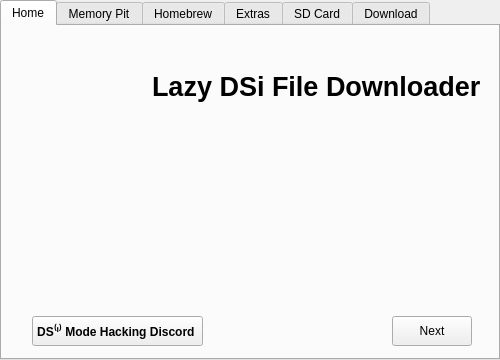
<?xml version="1.0" encoding="UTF-8"?>
<ui version="4.0">
 <class>MainWindow</class>
 <widget class="QWidget" name="MainWindow">
  <property name="geometry">
   <rect>
    <x>0</x>
    <y>0</y>
    <width>500</width>
    <height>360</height>
   </rect>
  </property>
  <property name="windowTitle">
   <string>Lazy DSi File Downloader</string>
  </property>
  <widget class="QTabWidget" name="tabWidget">
   <property name="enabled">
    <bool>true</bool>
   </property>
   <property name="geometry">
    <rect>
     <x>0</x>
     <y>0</y>
     <width>500</width>
     <height>360</height>
    </rect>
   </property>
   <property name="currentIndex">
    <number>0</number>
   </property>
   <property name="usesScrollButtons">
    <bool>false</bool>
   </property>
   <property name="tabsClosable">
    <bool>false</bool>
   </property>
   <property name="tabBarAutoHide">
    <bool>false</bool>
   </property>
   <widget class="QWidget" name="Home">
    <attribute name="title">
     <string>Home</string>
    </attribute>
    <widget class="QPushButton" name="next_page0">
     <property name="geometry">
      <rect>
       <x>390</x>
       <y>290</y>
       <width>80</width>
       <height>30</height>
      </rect>
     </property>
     <property name="text">
      <string>Next</string>
     </property>
    </widget>
    <widget class="QLabel" name="label">
     <property name="geometry">
      <rect>
       <x>20</x>
       <y>10</y>
       <width>301</width>
       <height>251</height>
      </rect>
     </property>
     <property name="text">
      <string>&lt;html&gt;&lt;head/&gt;&lt;body&gt;&lt;p&gt;&lt;img src=&quot;:/lazy-icon/assets/files/photos/lazy_300x300.png&quot;/&gt;&lt;/p&gt;&lt;/body&gt;&lt;/html&gt;</string>
     </property>
    </widget>
    <widget class="QLabel" name="HomeLabel">
     <property name="geometry">
      <rect>
       <x>150</x>
       <y>40</y>
       <width>331</width>
       <height>41</height>
      </rect>
     </property>
     <property name="font">
      <font>
       <pointsize>20</pointsize>
       <bold>true</bold>
      </font>
     </property>
     <property name="text">
      <string>Lazy DSi File Downloader</string>
     </property>
    </widget>
    <widget class="QPushButton" name="DiscordButton">
     <property name="geometry">
      <rect>
       <x>30</x>
       <y>290</y>
       <width>171</width>
       <height>30</height>
      </rect>
     </property>
     <property name="font">
      <font>
       <bold>true</bold>
      </font>
     </property>
     <property name="text">
      <string>DS⁽ⁱ⁾ Mode Hacking Discord </string>
     </property>
    </widget>
   </widget>
   <widget class="QWidget" name="memory_pit">
    <attribute name="title">
     <string>Memory Pit</string>
    </attribute>
    <widget class="QPushButton" name="next_page1">
     <property name="geometry">
      <rect>
       <x>390</x>
       <y>290</y>
       <width>80</width>
       <height>30</height>
      </rect>
     </property>
     <property name="text">
      <string>Next</string>
     </property>
    </widget>
    <widget class="QPushButton" name="previous_page0">
     <property name="geometry">
      <rect>
       <x>30</x>
       <y>290</y>
       <width>80</width>
       <height>30</height>
      </rect>
     </property>
     <property name="text">
      <string>Previous</string>
     </property>
    </widget>
    <widget class="QCheckBox" name="MemoryPitCheckBox">
     <property name="geometry">
      <rect>
       <x>20</x>
       <y>80</y>
       <width>231</width>
       <height>20</height>
      </rect>
     </property>
     <property name="font">
      <font>
       <pointsize>14</pointsize>
      </font>
     </property>
     <property name="text">
      <string>Download Memory Pit?</string>
     </property>
     <property name="checked">
      <bool>true</bool>
     </property>
    </widget>
    <widget class="QComboBox" name="fwComboBox">
     <property name="geometry">
      <rect>
       <x>20</x>
       <y>140</y>
       <width>311</width>
       <height>31</height>
      </rect>
     </property>
     <property name="font">
      <font>
       <pointsize>14</pointsize>
      </font>
     </property>
     <property name="currentIndex">
      <number>0</number>
     </property>
     <item>
      <property name="text">
       <string>1.0 - 1.3 (USA, EUR, AUS, JPN)</string>
      </property>
     </item>
     <item>
      <property name="text">
       <string>1.4 - 1.4.5 (USA, EUR, AUS, JPN)</string>
      </property>
     </item>
     <item>
      <property name="text">
       <string>All versions (KOR, CHN)</string>
      </property>
     </item>
    </widget>
    <widget class="QLabel" name="memorypitlabel">
     <property name="geometry">
      <rect>
       <x>20</x>
       <y>105</y>
       <width>301</width>
       <height>31</height>
      </rect>
     </property>
     <property name="font">
      <font>
       <pointsize>14</pointsize>
      </font>
     </property>
     <property name="text">
      <string>Select DSi Firmware + Region : </string>
     </property>
    </widget>
   </widget>
   <widget class="QWidget" name="homebrew">
    <attribute name="title">
     <string>Homebrew</string>
    </attribute>
    <widget class="QPushButton" name="next_page2">
     <property name="geometry">
      <rect>
       <x>390</x>
       <y>290</y>
       <width>80</width>
       <height>30</height>
      </rect>
     </property>
     <property name="text">
      <string>Next</string>
     </property>
    </widget>
    <widget class="QPushButton" name="previous_page1">
     <property name="geometry">
      <rect>
       <x>30</x>
       <y>290</y>
       <width>80</width>
       <height>30</height>
      </rect>
     </property>
     <property name="text">
      <string>Previous</string>
     </property>
    </widget>
    <widget class="QCheckBox" name="TWLMenuCheckBox">
     <property name="geometry">
      <rect>
       <x>30</x>
       <y>20</y>
       <width>381</width>
       <height>31</height>
      </rect>
     </property>
     <property name="font">
      <font>
       <pointsize>14</pointsize>
      </font>
     </property>
     <property name="text">
      <string>Download / Update TWiLight Menu ++?</string>
     </property>
     <property name="checked">
      <bool>true</bool>
     </property>
    </widget>
    <widget class="QCheckBox" name="dumpToolCheckBox">
     <property name="geometry">
      <rect>
       <x>30</x>
       <y>60</y>
       <width>381</width>
       <height>31</height>
      </rect>
     </property>
     <property name="font">
      <font>
       <pointsize>14</pointsize>
      </font>
     </property>
     <property name="text">
      <string>Download / Update dumpTool?</string>
     </property>
     <property name="checked">
      <bool>true</bool>
     </property>
    </widget>
    <widget class="QCheckBox" name="UnlaunchCheckBox">
     <property name="geometry">
      <rect>
       <x>30</x>
       <y>100</y>
       <width>381</width>
       <height>31</height>
      </rect>
     </property>
     <property name="font">
      <font>
       <pointsize>14</pointsize>
      </font>
     </property>
     <property name="text">
      <string>Download Unlaunch?</string>
     </property>
     <property name="checked">
      <bool>true</bool>
     </property>
    </widget>
    <widget class="Line" name="line">
     <property name="geometry">
      <rect>
       <x>0</x>
       <y>140</y>
       <width>501</width>
       <height>16</height>
      </rect>
     </property>
     <property name="orientation">
      <enum>Qt::Horizontal</enum>
     </property>
    </widget>
    <widget class="QCheckBox" name="GodMode9iCheckBox">
     <property name="geometry">
      <rect>
       <x>30</x>
       <y>160</y>
       <width>381</width>
       <height>31</height>
      </rect>
     </property>
     <property name="font">
      <font>
       <pointsize>14</pointsize>
      </font>
     </property>
     <property name="text">
      <string>Download / Update GodMode9i?</string>
     </property>
     <property name="checked">
      <bool>false</bool>
     </property>
    </widget>
    <widget class="QCheckBox" name="hiyaCheckBox">
     <property name="geometry">
      <rect>
       <x>30</x>
       <y>190</y>
       <width>471</width>
       <height>31</height>
      </rect>
     </property>
     <property name="font">
      <font>
       <pointsize>14</pointsize>
      </font>
     </property>
     <property name="text">
      <string>Update hiyaCFW? (hiya MUST be already installed)</string>
     </property>
     <property name="checked">
      <bool>false</bool>
     </property>
    </widget>
   </widget>
   <widget class="QWidget" name="ExtraHomebrewTab">
    <attribute name="title">
     <string>Extras</string>
    </attribute>
    <widget class="QPushButton" name="next_page4">
     <property name="geometry">
      <rect>
       <x>390</x>
       <y>290</y>
       <width>80</width>
       <height>30</height>
      </rect>
     </property>
     <property name="text">
      <string>Next</string>
     </property>
    </widget>
    <widget class="QPushButton" name="previous_page4">
     <property name="geometry">
      <rect>
       <x>30</x>
       <y>290</y>
       <width>80</width>
       <height>30</height>
      </rect>
     </property>
     <property name="text">
      <string>Previous</string>
     </property>
    </widget>
    <widget class="QScrollArea" name="scrollArea">
     <property name="geometry">
      <rect>
       <x>10</x>
       <y>40</y>
       <width>471</width>
       <height>231</height>
      </rect>
     </property>
     <property name="verticalScrollBarPolicy">
      <enum>Qt::ScrollBarAlwaysOn</enum>
     </property>
     <property name="horizontalScrollBarPolicy">
      <enum>Qt::ScrollBarAlwaysOff</enum>
     </property>
     <property name="widgetResizable">
      <bool>false</bool>
     </property>
     <widget class="QWidget" name="scrollAreaWidgetContents">
      <property name="geometry">
       <rect>
        <x>0</x>
        <y>0</y>
        <width>469</width>
        <height>259</height>
       </rect>
      </property>
      <layout class="QVBoxLayout" name="verticalLayout"/>
     </widget>
    </widget>
    <widget class="QLabel" name="MemoryPitInstruction_2">
     <property name="geometry">
      <rect>
       <x>10</x>
       <y>10</y>
       <width>321</width>
       <height>21</height>
      </rect>
     </property>
     <property name="font">
      <font>
       <pointsize>12</pointsize>
      </font>
     </property>
     <property name="frameShape">
      <enum>QFrame::NoFrame</enum>
     </property>
     <property name="text">
      <string>Select Additional Homebrew for download :</string>
     </property>
    </widget>
   </widget>
   <widget class="QWidget" name="sd_card">
    <attribute name="title">
     <string>SD Card</string>
    </attribute>
    <widget class="QPushButton" name="StartButton">
     <property name="geometry">
      <rect>
       <x>390</x>
       <y>290</y>
       <width>80</width>
       <height>30</height>
      </rect>
     </property>
     <property name="font">
      <font>
       <bold>true</bold>
      </font>
     </property>
     <property name="text">
      <string>Start</string>
     </property>
    </widget>
    <widget class="QPushButton" name="previous_page2">
     <property name="geometry">
      <rect>
       <x>30</x>
       <y>290</y>
       <width>80</width>
       <height>30</height>
      </rect>
     </property>
     <property name="text">
      <string>Previous</string>
     </property>
    </widget>
    <widget class="QLabel" name="MemoryPitInstruction">
     <property name="geometry">
      <rect>
       <x>20</x>
       <y>90</y>
       <width>261</width>
       <height>21</height>
      </rect>
     </property>
     <property name="font">
      <font>
       <pointsize>12</pointsize>
      </font>
     </property>
     <property name="frameShape">
      <enum>QFrame::NoFrame</enum>
     </property>
     <property name="text">
      <string>Select your SD card root directory :</string>
     </property>
    </widget>
    <widget class="QLineEdit" name="SDDirectoryInput">
     <property name="geometry">
      <rect>
       <x>20</x>
       <y>120</y>
       <width>341</width>
       <height>31</height>
      </rect>
     </property>
    </widget>
    <widget class="QPushButton" name="FileDialogOpenButton">
     <property name="geometry">
      <rect>
       <x>370</x>
       <y>120</y>
       <width>91</width>
       <height>30</height>
      </rect>
     </property>
     <property name="text">
      <string>Open Folder</string>
     </property>
    </widget>
   </widget>
   <widget class="QWidget" name="download">
    <property name="enabled">
     <bool>true</bool>
    </property>
    <attribute name="title">
     <string>Download</string>
    </attribute>
    <widget class="QPushButton" name="Finish">
     <property name="enabled">
      <bool>false</bool>
     </property>
     <property name="geometry">
      <rect>
       <x>390</x>
       <y>290</y>
       <width>80</width>
       <height>30</height>
      </rect>
     </property>
     <property name="font">
      <font>
       <bold>true</bold>
      </font>
     </property>
     <property name="text">
      <string>Finish</string>
     </property>
    </widget>
    <widget class="QPushButton" name="previous_page3">
     <property name="enabled">
      <bool>false</bool>
     </property>
     <property name="geometry">
      <rect>
       <x>30</x>
       <y>290</y>
       <width>80</width>
       <height>30</height>
      </rect>
     </property>
     <property name="text">
      <string>Previous</string>
     </property>
     <property name="checkable">
      <bool>false</bool>
     </property>
    </widget>
    <widget class="QLabel" name="current_operation">
     <property name="geometry">
      <rect>
       <x>30</x>
       <y>120</y>
       <width>411</width>
       <height>101</height>
      </rect>
     </property>
     <property name="font">
      <font>
       <pointsize>14</pointsize>
      </font>
     </property>
     <property name="text">
      <string>Current Operation</string>
     </property>
     <property name="alignment">
      <set>Qt::AlignLeading|Qt::AlignLeft|Qt::AlignTop</set>
     </property>
     <property name="wordWrap">
      <bool>true</bool>
     </property>
    </widget>
    <widget class="QLabel" name="step_counter">
     <property name="geometry">
      <rect>
       <x>30</x>
       <y>80</y>
       <width>411</width>
       <height>41</height>
      </rect>
     </property>
     <property name="font">
      <font>
       <pointsize>14</pointsize>
      </font>
     </property>
     <property name="text">
      <string>Step of</string>
     </property>
     <property name="wordWrap">
      <bool>true</bool>
     </property>
    </widget>
   </widget>
  </widget>
 </widget>
 <resources>
  <include location="resources.qrc"/>
 </resources>
 <connections/>
</ui>
